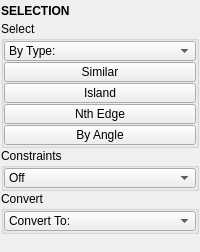
<?xml version="1.0" encoding="UTF-8"?>
<ui version="4.0">
 <class>QtUi</class>
 <widget class="QMainWindow" name="QtUi">
  <property name="enabled">
   <bool>true</bool>
  </property>
  <property name="geometry">
   <rect>
    <x>0</x>
    <y>0</y>
    <width>200</width>
    <height>252</height>
   </rect>
  </property>
  <property name="tabShape">
   <enum>QTabWidget::Triangular</enum>
  </property>
  <property name="dockNestingEnabled">
   <bool>true</bool>
  </property>
  <property name="dockOptions">
   <set>QMainWindow::AllowNestedDocks|QMainWindow::AllowTabbedDocks|QMainWindow::AnimatedDocks|QMainWindow::ForceTabbedDocks</set>
  </property>
  <widget class="QWidget" name="central_widget">
   <property name="minimumSize">
    <size>
     <width>200</width>
     <height>0</height>
    </size>
   </property>
   <property name="layoutDirection">
    <enum>Qt::LeftToRight</enum>
   </property>
   <layout class="QVBoxLayout" name="verticalLayout_2">
    <property name="leftMargin">
     <number>1</number>
    </property>
    <property name="topMargin">
     <number>1</number>
    </property>
    <property name="rightMargin">
     <number>1</number>
    </property>
    <property name="bottomMargin">
     <number>1</number>
    </property>
    <item>
     <layout class="QVBoxLayout" name="verticalLayout">
      <property name="spacing">
       <number>0</number>
      </property>
      <item>
       <widget class="Header" name="header">
        <property name="minimumSize">
         <size>
          <width>0</width>
          <height>20</height>
         </size>
        </property>
        <property name="font">
         <font>
          <weight>75</weight>
          <bold>true</bold>
         </font>
        </property>
        <property name="text">
         <string>SELECTION</string>
        </property>
       </widget>
      </item>
      <item>
       <widget class="QGroupBox" name="groupBox_5">
        <property name="title">
         <string>Select</string>
        </property>
        <layout class="QVBoxLayout" name="verticalLayout_4">
         <property name="spacing">
          <number>1</number>
         </property>
         <property name="leftMargin">
          <number>0</number>
         </property>
         <property name="topMargin">
          <number>0</number>
         </property>
         <property name="rightMargin">
          <number>0</number>
         </property>
         <property name="bottomMargin">
          <number>0</number>
         </property>
         <item>
          <widget class="ComboBox" name="cmb002">
           <property name="minimumSize">
            <size>
             <width>0</width>
             <height>20</height>
            </size>
           </property>
           <property name="maximumSize">
            <size>
             <width>16777215</width>
             <height>20</height>
            </size>
           </property>
           <property name="toolTip">
            <string>&lt;html&gt;&lt;head/&gt;&lt;body&gt;&lt;p&gt;Select objects in the scene based on their type.&amp;lt;br&amp;gt;&amp;lt;br&amp;gt;&lt;/p&gt;&lt;p&gt;&amp;lt;b&amp;gt;Options:&amp;lt;/b&amp;gt;&amp;lt;br&amp;gt;&lt;/p&gt;&lt;p&gt;&amp;lt;b&amp;gt;Replace:&amp;lt;/b&amp;gt; Replace the current selection with the new selection.&amp;lt;br&amp;gt;&lt;/p&gt;&lt;p&gt;&amp;lt;b&amp;gt;Add:&amp;lt;/b&amp;gt; Add the new selection to the current selection.&amp;lt;br&amp;gt;&lt;/p&gt;&lt;p&gt;&amp;lt;b&amp;gt;Remove:&amp;lt;/b&amp;gt; Remove the new selection from the current selection.&amp;lt;br&amp;gt;&amp;lt;br&amp;gt;&lt;/p&gt;&lt;p&gt;When the &amp;quot;Replace&amp;quot; option is selected, the script uses the currently selected objects, or if none are selected, it lists all objects in the scene.&amp;lt;br&amp;gt;&lt;/p&gt;&lt;p&gt;When the &amp;quot;Add&amp;quot; or &amp;quot;Remove&amp;quot; option is selected, the script lists all objects in the scene, ignoring the current selection.&lt;/p&gt;&lt;p&gt;&lt;br/&gt;&lt;/p&gt;&lt;/body&gt;&lt;/html&gt;</string>
           </property>
           <property name="editable">
            <bool>false</bool>
           </property>
           <property name="maxVisibleItems">
            <number>30</number>
           </property>
           <property name="sizeAdjustPolicy">
            <enum>QComboBox::AdjustToContents</enum>
           </property>
           <item>
            <property name="text">
             <string>By Type:</string>
            </property>
           </item>
          </widget>
         </item>
         <item>
          <widget class="PushButton" name="tb001">
           <property name="enabled">
            <bool>true</bool>
           </property>
           <property name="minimumSize">
            <size>
             <width>0</width>
             <height>20</height>
            </size>
           </property>
           <property name="maximumSize">
            <size>
             <width>16777215</width>
             <height>20</height>
            </size>
           </property>
           <property name="toolTip">
            <string>Select similar objects or components, depending on selection mode.</string>
           </property>
           <property name="text">
            <string>Similar</string>
           </property>
           <property name="iconSize">
            <size>
             <width>18</width>
             <height>18</height>
            </size>
           </property>
          </widget>
         </item>
         <item>
          <widget class="PushButton" name="tb002">
           <property name="enabled">
            <bool>true</bool>
           </property>
           <property name="minimumSize">
            <size>
             <width>0</width>
             <height>20</height>
            </size>
           </property>
           <property name="maximumSize">
            <size>
             <width>16777215</width>
             <height>20</height>
            </size>
           </property>
           <property name="toolTip">
            <string>Select Island: Select contiguous faces within a normal range</string>
           </property>
           <property name="text">
            <string>Island</string>
           </property>
           <property name="iconSize">
            <size>
             <width>18</width>
             <height>18</height>
            </size>
           </property>
          </widget>
         </item>
         <item>
          <widget class="PushButton" name="tb000">
           <property name="enabled">
            <bool>true</bool>
           </property>
           <property name="minimumSize">
            <size>
             <width>0</width>
             <height>20</height>
            </size>
           </property>
           <property name="maximumSize">
            <size>
             <width>16777215</width>
             <height>20</height>
            </size>
           </property>
           <property name="toolTip">
            <string>Select Nth: Select 2 components</string>
           </property>
           <property name="text">
            <string>Nth Edge</string>
           </property>
           <property name="iconSize">
            <size>
             <width>18</width>
             <height>18</height>
            </size>
           </property>
          </widget>
         </item>
         <item>
          <widget class="PushButton" name="tb003">
           <property name="enabled">
            <bool>true</bool>
           </property>
           <property name="minimumSize">
            <size>
             <width>0</width>
             <height>20</height>
            </size>
           </property>
           <property name="maximumSize">
            <size>
             <width>16777215</width>
             <height>20</height>
            </size>
           </property>
           <property name="toolTip">
            <string>Select edges having normals between the given high and low angles.</string>
           </property>
           <property name="text">
            <string>By Angle</string>
           </property>
           <property name="iconSize">
            <size>
             <width>18</width>
             <height>18</height>
            </size>
           </property>
          </widget>
         </item>
        </layout>
        <zorder>tb001</zorder>
        <zorder>tb002</zorder>
        <zorder>cmb002</zorder>
        <zorder>tb000</zorder>
        <zorder>tb003</zorder>
       </widget>
      </item>
      <item>
       <widget class="QGroupBox" name="groupBox_8">
        <property name="toolTip">
         <string/>
        </property>
        <property name="title">
         <string>Constraints</string>
        </property>
        <layout class="QVBoxLayout" name="verticalLayout_6">
         <property name="spacing">
          <number>1</number>
         </property>
         <property name="leftMargin">
          <number>0</number>
         </property>
         <property name="topMargin">
          <number>0</number>
         </property>
         <property name="rightMargin">
          <number>0</number>
         </property>
         <property name="bottomMargin">
          <number>0</number>
         </property>
         <item>
          <widget class="ComboBox" name="cmb005">
           <property name="minimumSize">
            <size>
             <width>0</width>
             <height>20</height>
            </size>
           </property>
           <property name="maximumSize">
            <size>
             <width>16777215</width>
             <height>20</height>
            </size>
           </property>
           <property name="toolTip">
            <string>Selection contraints.</string>
           </property>
           <property name="editable">
            <bool>false</bool>
           </property>
           <property name="sizeAdjustPolicy">
            <enum>QComboBox::AdjustToContents</enum>
           </property>
           <item>
            <property name="text">
             <string>Off</string>
            </property>
           </item>
          </widget>
         </item>
        </layout>
       </widget>
      </item>
      <item>
       <widget class="QGroupBox" name="groupBox_6">
        <property name="title">
         <string>Convert</string>
        </property>
        <layout class="QVBoxLayout" name="verticalLayout_7">
         <property name="spacing">
          <number>1</number>
         </property>
         <property name="leftMargin">
          <number>0</number>
         </property>
         <property name="topMargin">
          <number>0</number>
         </property>
         <property name="rightMargin">
          <number>0</number>
         </property>
         <property name="bottomMargin">
          <number>0</number>
         </property>
         <item>
          <widget class="ComboBox" name="cmb003">
           <property name="minimumSize">
            <size>
             <width>0</width>
             <height>20</height>
            </size>
           </property>
           <property name="maximumSize">
            <size>
             <width>16777215</width>
             <height>20</height>
            </size>
           </property>
           <property name="toolTip">
            <string>Convert selection to type</string>
           </property>
           <property name="maxVisibleItems">
            <number>30</number>
           </property>
           <property name="maxCount">
            <number>100</number>
           </property>
           <property name="sizeAdjustPolicy">
            <enum>QComboBox::AdjustToContents</enum>
           </property>
           <property name="frame">
            <bool>true</bool>
           </property>
           <item>
            <property name="text">
             <string>Convert To:</string>
            </property>
           </item>
          </widget>
         </item>
        </layout>
       </widget>
      </item>
      <item>
       <spacer name="verticalSpacer">
        <property name="orientation">
         <enum>Qt::Vertical</enum>
        </property>
        <property name="sizeHint" stdset="0">
         <size>
          <width>0</width>
          <height>10</height>
         </size>
        </property>
       </spacer>
      </item>
     </layout>
    </item>
   </layout>
  </widget>
 </widget>
 <customwidgets>
  <customwidget>
   <class>Header</class>
   <extends>QLabel</extends>
   <header>uitk.widgets.header.Header.h</header>
  </customwidget>
  <customwidget>
   <class>ComboBox</class>
   <extends>QComboBox</extends>
   <header>uitk.widgets.comboBox.ComboBox.h</header>
  </customwidget>
  <customwidget>
   <class>PushButton</class>
   <extends>QPushButton</extends>
   <header>widgets.pushbutton.h</header>
  </customwidget>
 </customwidgets>
 <resources/>
 <connections/>
 <designerdata>
  <property name="gridDeltaX">
   <number>5</number>
  </property>
  <property name="gridDeltaY">
   <number>5</number>
  </property>
  <property name="gridSnapX">
   <bool>true</bool>
  </property>
  <property name="gridSnapY">
   <bool>true</bool>
  </property>
  <property name="gridVisible">
   <bool>true</bool>
  </property>
 </designerdata>
</ui>
